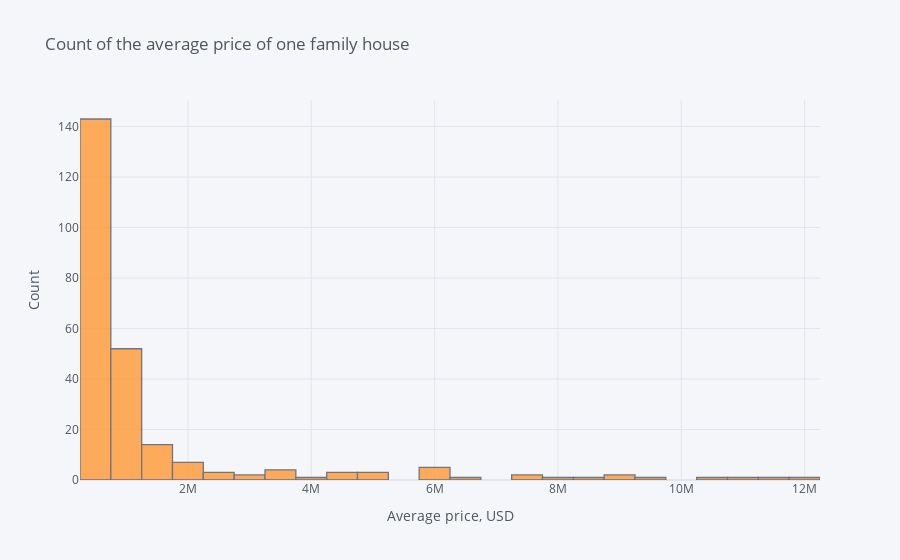

The notebook cell this image was saved under:
### Code cell
# generate histogram for sales per year
ofh["avg_sale_price"].iplot(kind="histogram", asFigure=True, bins=50, 
                            title="Count of the average price of one family house",xTitle='Average price, USD', yTitle='Count')

### Figure 1 — Plotly figure (JSON) as saved in the notebook; plotly's stock layout.template omitted (floating-point values rounded to 4 significant figures; data arrays with more than 128 entries replaced by an {"elided": "..."} marker saying what was removed)
{"data": [{"histfunc": "count", "histnorm": "", "marker": {"color": "rgba(255, 153, 51, 1.0)", "line": {"color": "#4D5663", "width": 1.3}}, "name": "avg_sale_price", "nbinsx": 50, "opacity": 0.8, "orientation": "v", "type": "histogram", "x": {"elided": "249 float values"}}], "layout": {"barmode": "overlay", "legend": {"bgcolor": "#F5F6F9", "font": {"color": "#4D5663"}}, "paper_bgcolor": "#F5F6F9", "plot_bgcolor": "#F5F6F9", "title": {"font": {"color": "#4D5663"}, "text": "Count of the average price of one family house"}, "xaxis": {"gridcolor": "#E1E5ED", "showgrid": true, "tickfont": {"color": "#4D5663"}, "title": {"font": {"color": "#4D5663"}, "text": "Average price, USD"}, "zerolinecolor": "#E1E5ED"}, "yaxis": {"gridcolor": "#E1E5ED", "showgrid": true, "tickfont": {"color": "#4D5663"}, "title": {"font": {"color": "#4D5663"}, "text": "Count"}, "zerolinecolor": "#E1E5ED"}}}
